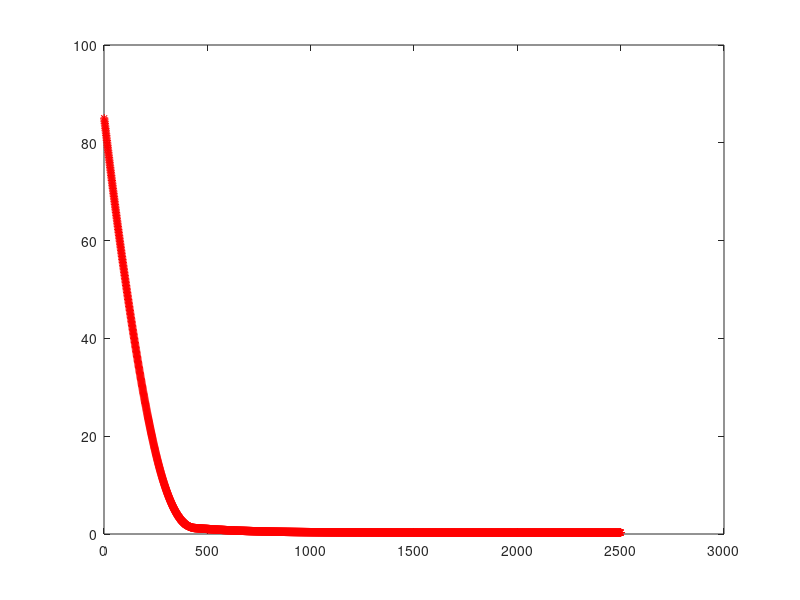
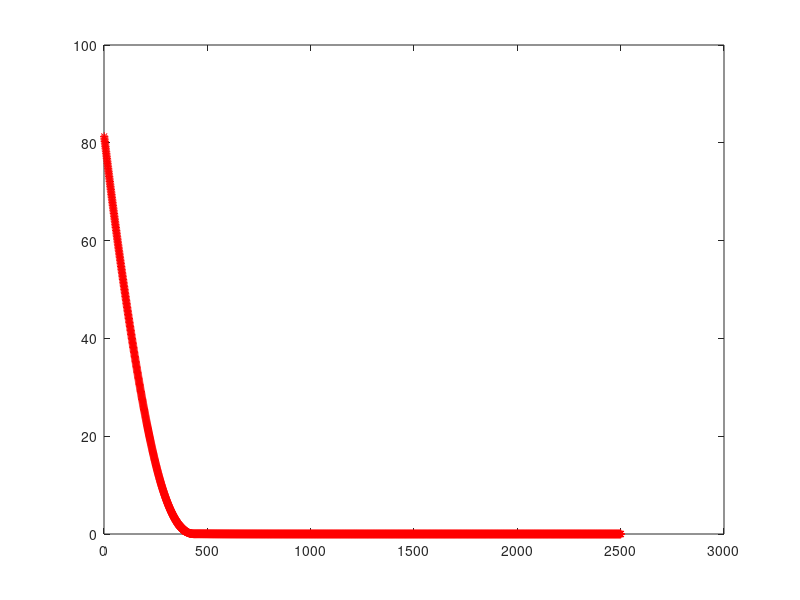
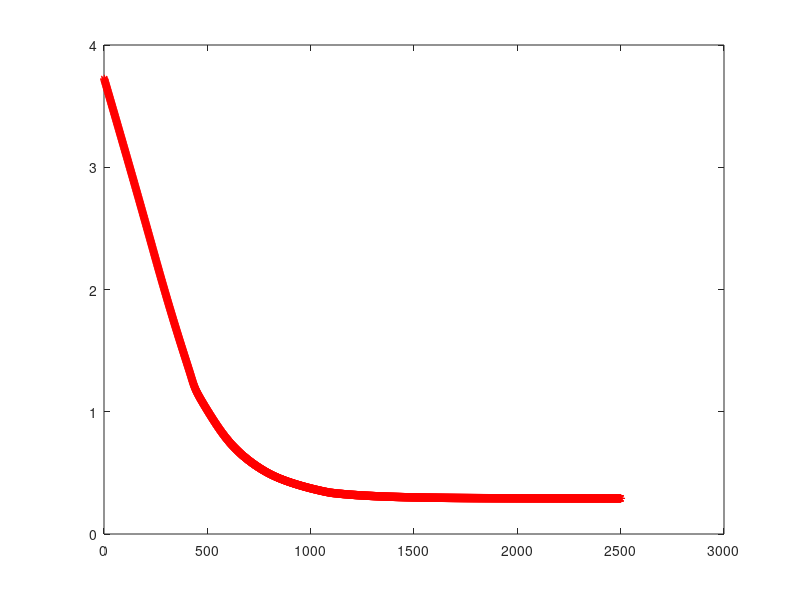

The MATLAB script that drew these images, in order: (Note: this script raises an error after producing the figures.)
clear;
clc;
load('train.mat');
Lables_tr=lab;
no_fea =  22;
A1=fea(1:40,:);
A2=fea(41:80,:);
AA=[A1;A2] ;
mean_AA=mean(AA);
 
mean_A1=mean(A1);
 
mean_A2=mean(A2);
 
S_B0=(40*(mean_A1-mean_AA)'*(mean_A1-mean_AA)+40*(mean_A2-mean_AA)'*(mean_A2-mean_AA));
%S_B=50*((mean_A1-mean_AA)'*(mean_A1-mean_AA)+(mean_A2-mean_AA)'*(mean_A2-mean_AA));
 
S_W0=zeros(no_fea,no_fea);
 
 
 
for k0=1:40
        S_W0=S_W0+(A1(k0,:)-mean_A1)'*(A1(k0,:)-mean_A1);
end
 
 
for k0=1:40
        S_W0= S_W0+(A2(k0,:)-mean_A2)'*(A2(k0,:)-mean_A2);
end
 
[m1,n1]=size(AA);
SB=S_B0/80;
SW=S_W0/80+eye(max(length(S_W0)))*0.000001;
 
 
[X Y]=eig(SB,SW)
 
 
%v=max(max((Y)));
v=1
A=-(SB-v*SW);
M=10;
%W=rand(n1,M);
W=randn(n1,M)/2;

% W=orth(W);

 
 
R=eye(M);
 
 
Iterations=3000;
 
r1=0.003;
 
r2=0.001;
 
Cost1=zeros(Iterations,1);
Cost2=zeros(Iterations,1);
Cost3=zeros(Iterations,1);
for k=1:Iterations;
    
    Cost1(k)=trace(W'*A*W)+trace(W'*W*R'*R*W'*W-R'*R*W'*W-W'*W*R'*R+R'*R);  
Cost2(k)=trace(W'*W*R'*R*W'*W-R'*R*W'*W-W'*W*R'*R+R'*R);
Cost3(k)=trace(W'*A*W);
%DF1=2*(SB-v*SW)*W+4*W*(R'*R)*W'*W-4*W*R'*R;
%DF1=2*A*W+4*W*(R'*R)*W'*W-4*W*R'*R;
DF1=2*A*W+2*W*(R'*R)*W'*W+2*W*W'*W*(R'*R)-4*W*R'*R;
%DF1=2*(SB-v*SW)*W+2*W*(R'*R)*W'*W+2*W*W'*W*(R'*R)-4*W*R'*R;
DF1=DF1/norm(DF1);
W=W-r1*DF1;
%W=orth(W);

 
DF2=diag(diag(2*R*W'*W*W'*W-4*R*W'*W+2*R));
DF2=DF2/norm(DF2);
 %if  Cost2(k)>0.01
            R=R+r2*DF2;
%end
      
      
% Cost1(k)=trace(W'*A*W)+trace(W'*W*R'*R*W'*W-R'*R*W'*W-W'*W*R'*R+R'*R);  
% Cost2(k)=trace(W'*W*R'*R*W'*W-R'*R*W'*W-W'*W*R'*R+R'*R);
% Cost3(k)=trace(W'*A*W);
 k 
end
 
figure(1)
plot(Cost1(500:Iterations),'r-*')
%ylabel('The value of cost function');
%xlabel('Iterations');
 
 
figure(2)
plot(Cost2(500:Iterations),'r-*')

figure(3)
plot(Cost3(500:Iterations),'r-*')

x1=W'*AA';
x2_tr=x1';
svmStruct= svmtrain(x2_tr,Lables_tr,'Kernel_Function','rbf','method','LS','showplot',true); 
% load('test.mat');
% x1_te=W'*fea_te';
% x2_te=x1_te';
% classes = svmclassify(svmStruct,x2_te);
% nCorrect=sum(classes==lab_te);
 classes = svmclassify(svmStruct,x2_tr);
 nCorrect=sum(classes==Lables_tr);
accuracy=nCorrect/length(classes)
